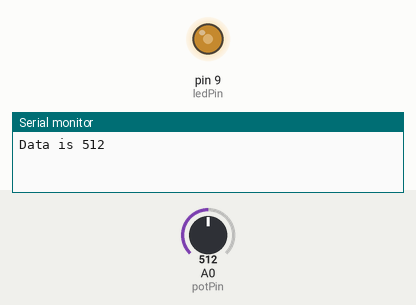
Bench run of a sketch on a simulated Arduino Uno, built with avr-gcc and run on an emulated ATmega328P. Parts: output pins drawn as LEDs (lit = HIGH), the last lines printed to the serial monitor. The inputs (shaded band) are chosen by the test bench; at power-on: A0 (potPin) = 512.

Above: at 1.2 s.
1.3 s: A0 (potPin) set to 716
At 1.8 s:
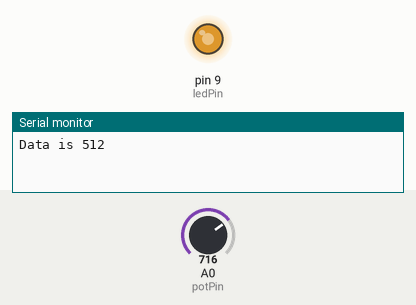
2.8 s: A0 (potPin) set to 900
At 4.0 s:
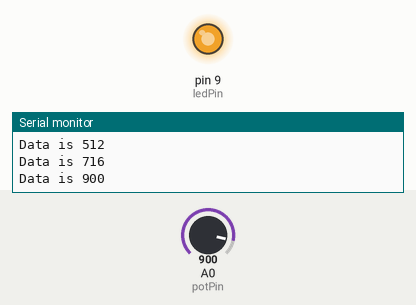
4.3 s: A0 (potPin) set to 122
At 5.3 s:
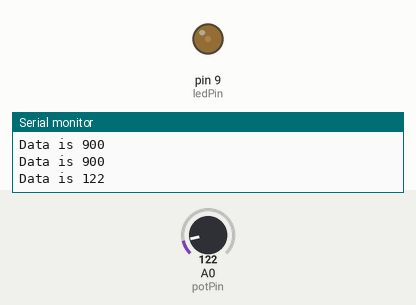
5.8 s: A0 (potPin) set to 0
At 6.5 s:
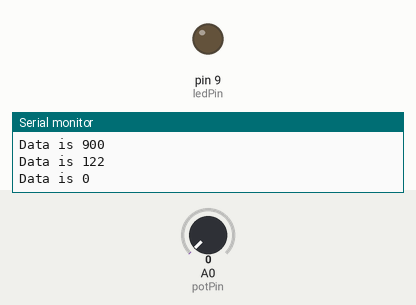
7.3 s: A0 (potPin) set to 511
At 7.6 s:
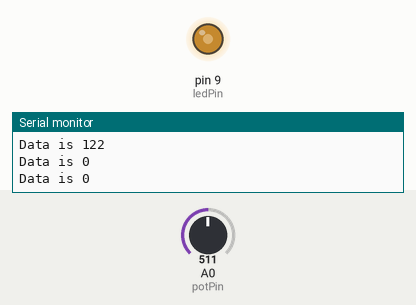
Timing chart, 0 to 9.8 s (numbered marks = the images above; inputs shaded):
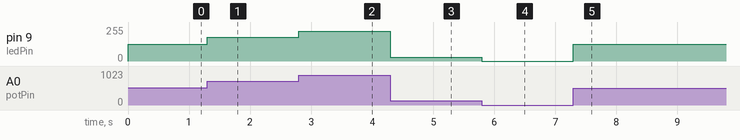

Measured:
- after the input at 1.3 s, pin 9 (ledPin): 127/255 → 178/255 at once
- after the input at 2.8 s, pin 9 (ledPin): 178/255 → 224/255 at once
- after the input at 4.3 s, pin 9 (ledPin): 224/255 → 30/255 at once
- after the input at 5.8 s, pin 9 (ledPin): 30/255 → 0/255 at once
- after the input at 7.3 s, pin 9 (ledPin): 0/255 → 127/255 at once

The sketch:

Task1-1.ino
```cpp
const int potPin = A0;
const int ledPin = 9;

unsigned long previousPrintTime = 0;
const unsigned long printInterval = 1000;

void setup() {
  pinMode(ledPin, OUTPUT);
  Serial.begin(9600);
}

void loop() {
  int analogValue = analogRead(potPin);

  // 將 A0 的 0～1023 映射成 PWM 使用的 0～255
  int brightness = map(analogValue, 0, 1023, 0, 255);

  analogWrite(ledPin, brightness);

  unsigned long currentTime = millis();

  if (currentTime - previousPrintTime >= printInterval) {
    Serial.print("Data is ");
    Serial.println(analogValue);

    previousPrintTime = currentTime;
  }
}
```
